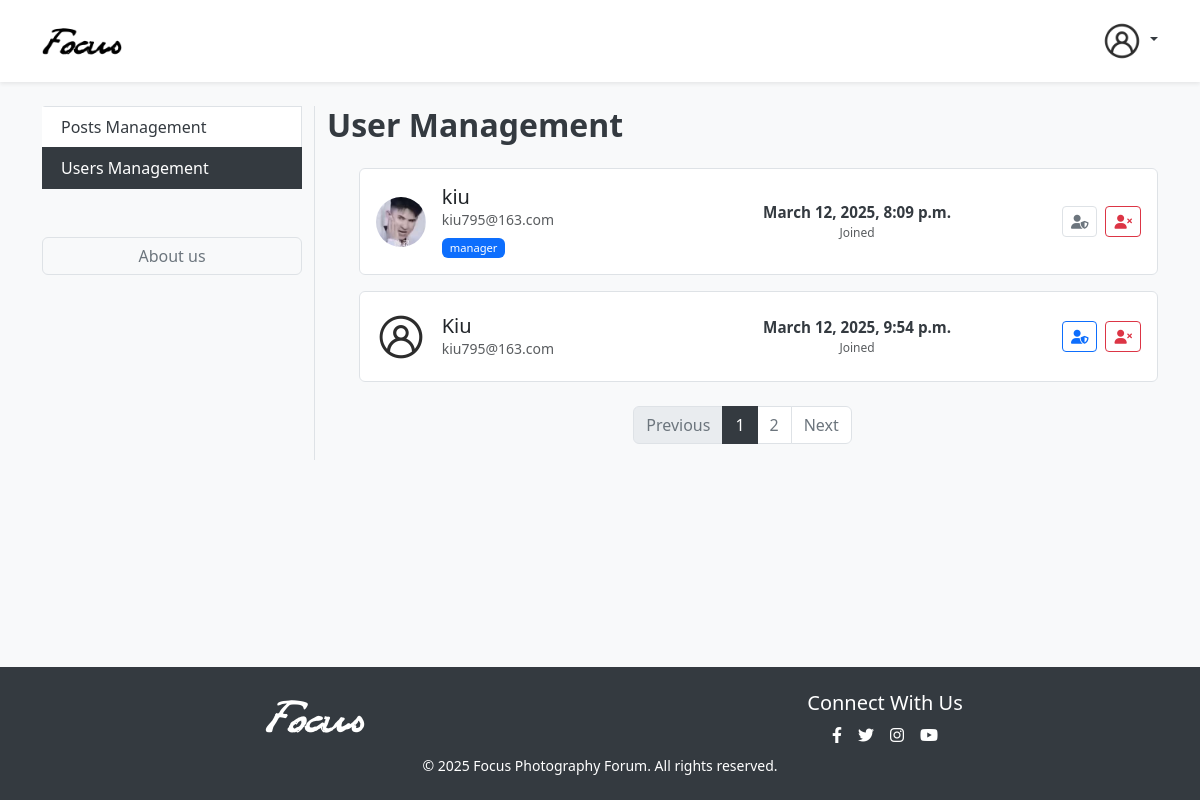
The app's page /manager/users/, older data.
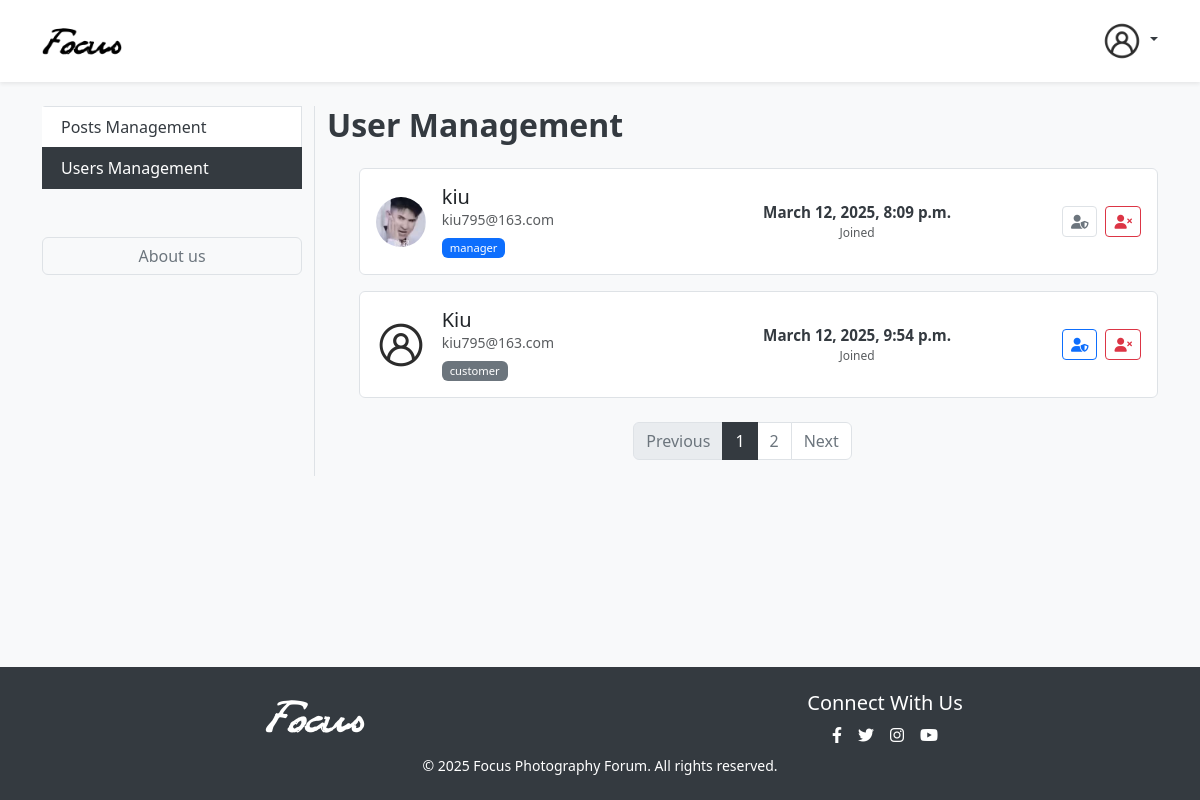
The same page, newer data.
### users/models.py (models this page shows, shortened)
class CustomUser(AbstractUser):
    class Type(models.TextChoices):
        CUSTOMER = ('customer', _('Customer'))
        MANAGER = ('manager', _('Manager'))
        VISITOR = ('visitor', _('Visitor'))
    type = models.CharField(max_length=20, choices=Type.choices)

### manager/views.py (the view)
# urls.py: path('users/', views.manage_user, name='manage_users'),
def manage_user(request):
    context_dict = {}
    try:
        user_list = CustomUser.objects.all()
        paginator = Paginator(user_list, 2)
        page = request.GET.get('page')
        try:
            users = paginator.page(page)
        except PageNotAnInteger:
            users = paginator.page(1)
        except EmptyPage:
            users = paginator.page(paginator.num_pages)
        context_dict['users'] = users
        context_dict['paginator'] = paginator
    except CustomUser.DoesNotExist:
        context_dict['users'] = None
    return render(request, 'managers/manager_users.html', context=context_dict)

### templates/managers/manager_users.html (shortened to what the changed rows need)
<!DOCTYPE html>
{%load static%}
<!DOCTYPE html>
<html lang="en">
    <head>
        <link
            href="https://cdnjs.cloudflare.com/ajax/libs/bootstrap/5.3.0/css/bootstrap.min.css"
            rel="stylesheet"
        />
        <link
            href="https://cdnjs.cloudflare.com/ajax/libs/font-awesome/6.4.0/css/all.min.css"
            rel="stylesheet"
        />
        <link href="/static/css/common.css" rel="stylesheet" />
        <link href="/static/css/admin-users.css" rel="stylesheet" />
    </head>
    <body>
        <div class="container py-4">
            <div class="row">
                <div class="col-md-9">
                    <div
                        class="d-flex justify-content-between align-items-center mb-4"
                    >
                        <h2 class="mb-0">User Management</h2>
                    </div>
                    <div class="users-list">
                        {%if users%}
                        <ul>
                            {%for user in users%}
                            <div class="card mb-3 user-item">
                                <div class="card-body">
                                    <div class="row align-items-center">
                                        {% if user.user_profile.avatar %}
                                        <div class="col-md-1 text-center">
                                            <img
                                            src="{{user.user_profile.avatar.url}}"
                                            class="user-avatar rounded-circle"
                                            alt="User avatar"
                                            />
                                        </div>
                                        {% else %}
                                        <div class="col-md-1 text-center">
                                            <img
                                            src="\static\img\default-user.png"
                                            class="user-avatar rounded-circle"
                                            alt="User avatar"
                                            />
                                        </div>
                                        {% endif %}
                                        <div class="col-md-4">
                                            <h5 class="card-title mb-0">
                                                {{user.username}}
                                            </h5>
                                            <p
                                                class="card-text text-muted small mb-0"
                                            >
                                                {{user.email}}
                                            </p>
                                            {% if user.type == 'manager' %}
                                            <span
                                                class="badge bg-primary role-badge"
                                                >{{user.type}}</span
                                            >
                                            {% else %}
                                            <span
                                                class="badge bg-secondary role-badge"
                                                >{{user.type}}</span
                                            >
                                            {% endif %}
                                        </div>
                                        <div class="col-md-5">
                                            <div
                                                class="user-stats d-flex justify-content-around text-center"
                                            >
                                                <div class="stat-item">
                                                    <div class="stat-value">
                                                        {{user.date_joined}}
                                                    </div>
                                                    <div
                                                        class="stat-label small text-muted"
                                                    >
                                                        Joined
                                                    </div>
                                                </div>
                                            </div>
                                        </div>
                                        <div
                                            class="col-md-2 d-flex justify-content-end"
                                            >
                                            {% if user.type == 'manager' %}
                                            <a
                                                href="/manager/user-upgrade/{{user.id}}/"
                                                class="btn btn-outline-secondary me-2 btn-sm"
                                                title="Remove Admin"
                                                data-action="make-admin"
                                            >
                                                <i class="fas fa-user-shield"></i>
                                            </a>
                                            {% else %}
                                            <a
                                                href="/manager/user-upgrade/{{user.id}}/"
                                                class="btn btn-outline-primary me-2 btn-sm"
                                                title="Make Admin"
                                                data-action="make-admin"
                                            >
                                                <i class="fas fa-user-shield"></i>
                                            </a>
                                            {% endif %}
                                            <button
                                                class="btn btn-outline-danger btn-sm delete-user-button"
                                                data-action="delete"
                                                data-bs-toggle="modal"
                                                data-bs-target="#deleteUserModal"
                                                data-user-id="{{user.id}}"
                                                title="delete user"
                                            >
                                                <i class="fas fa-user-times"></i>
                                            </button>
                                        </div>
                                    </div>
                                </div>
                            </div>
                            {% endfor %}
                        </ul>
                        {% else %}
                        <strong>Dear Manager. No users in the list.</strong>
                        {% endif %}
                    </div>
                </div>
            </div>
        </div>
    </body>
</html>

Row changes from the older to the newer data that the page shows:
changed CustomUser "Kiu": type (not shown) → "customer"
